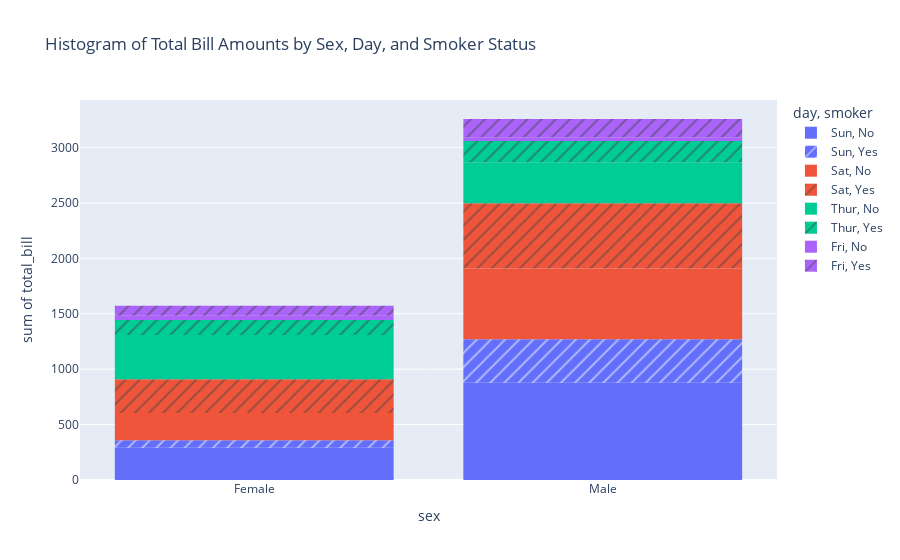

Write notebook code for a chart like this one.
### Code cell
import seaborn as sns
import plotly.express as px

tips_df = sns.load_dataset('tips')

histogram = px.histogram(tips_df, x='sex', y='total_bill', color='day', pattern_shape='smoker',
                         title='Histogram of Total Bill Amounts by Sex, Day, and Smoker Status')

histogram.show()

### Figure 1 — Plotly figure (JSON) as saved in the notebook; plotly's stock layout.template omitted (floating-point values rounded to 4 significant figures)
{"data": [{"alignmentgroup": "True", "bingroup": "x", "histfunc": "sum", "hovertemplate": "day=Sun<br>smoker=No<br>sex=%{x}<br>sum of total_bill=%{y}<extra></extra>", "legendgroup": "Sun, No", "marker": {"color": "#636efa", "pattern": {"shape": ""}}, "name": "Sun, No", "offsetgroup": "Sun, No", "orientation": "v", "showlegend": true, "type": "histogram", "x": ["Female", "Male", "Male", "Male", "Female", "Male", "Male", "Male", "Male", "Male", "Male", "Female", "Male", "Male", "Female", "Male", "Female", "Male", "Female", "Male", "Male", "Male", "Male", "Male", "Male", "Male", "Male", "Male", "Male", "Female", "Female", "Male", "Male", "Male", "Male", "Male", "Female", "Female", "Male", "Male", "Male", "Male", "Male", "Male", "Female", "Male", "Female", "Female", "Male", "Male", "Male", "Female", "Male", "Male", "Male", "Male", "Male"], "xaxis": "x", "y": [16.99, 10.34, 21.01, 23.68, 24.59, 25.29, 8.77, 26.88, 15.04, 14.78, 10.27, 35.26, 15.42, 18.43, 14.83, 21.58, 10.33, 16.29, 16.97, 17.46, 13.94, 9.68, 30.4, 18.29, 22.23, 32.4, 28.55, 18.04, 12.54, 10.29, 34.81, 9.94, 25.56, 19.49, 38.07, 23.95, 25.71, 17.31, 29.93, 14.07, 13.13, 17.26, 24.55, 19.77, 29.85, 48.17, 25, 13.39, 16.49, 21.5, 12.66, 16.21, 13.81, 24.52, 20.76, 31.71, 20.69], "yaxis": "y"}, {"alignmentgroup": "True", "bingroup": "x", "histfunc": "sum", "hovertemplate": "day=Sun<br>smoker=Yes<br>sex=%{x}<br>sum of total_bill=%{y}<extra></extra>", "legendgroup": "Sun, Yes", "marker": {"color": "#636efa", "pattern": {"shape": "/"}}, "name": "Sun, Yes", "offsetgroup": "Sun, Yes", "orientation": "v", "showlegend": true, "type": "histogram", "x": ["Female", "Male", "Male", "Male", "Male", "Male", "Male", "Female", "Male", "Male", "Male", "Male", "Male", "Male", "Female", "Male", "Female", "Male", "Male"], "xaxis": "x", "y": [17.51, 7.25, 31.85, 16.82, 32.9, 17.89, 14.48, 9.6, 34.63, 34.65, 23.33, 45.35, 23.17, 40.55, 20.9, 30.46, 18.15, 23.1, 15.69], "yaxis": "y"}, {"alignmentgroup": "True", "bingroup": "x", "histfunc": "sum", "hovertemplate": "day=Sat<br>smoker=No<br>sex=%{x}<br>sum of total_bill=%{y}<extra></extra>", "legendgroup": "Sat, No", "marker": {"color": "#EF553B", "pattern": {"shape": ""}}, "name": "Sat, No", "offsetgroup": "Sat, No", "orientation": "v", "showlegend": true, "type": "histogram", "x": ["Male", "Male", "Female", "Female", "Male", "Male", "Male", "Male", "Male", "Male", "Female", "Male", "Male", "Female", "Female", "Male", "Male", "Male", "Female", "Male", "Male", "Male", "Female", "Male", "Male", "Male", "Female", "Male", "Male", "Female", "Female", "Male", "Female", "Male", "Male", "Female", "Male", "Male", "Male", "Male", "Male", "Male", "Female", "Male", "Male"], "xaxis": "x", "y": [20.65, 17.92, 20.29, 15.77, 39.42, 19.82, 17.81, 13.37, 12.69, 21.7, 19.65, 9.55, 18.35, 15.06, 20.69, 17.78, 24.06, 16.31, 16.93, 18.69, 31.27, 16.04, 26.41, 48.27, 17.59, 20.08, 16.45, 20.23, 12.02, 17.07, 14.73, 10.51, 20.92, 18.24, 14, 7.25, 48.33, 20.45, 13.28, 11.61, 10.77, 10.07, 35.83, 29.03, 17.82], "yaxis": "y"}, {"alignmentgroup": "True", "bingroup": "x", "histfunc": "sum", "hovertemplate": "day=Sat<br>smoker=Yes<br>sex=%{x}<br>sum of total_bill=%{y}<extra></extra>", "legendgroup": "Sat, Yes", "marker": {"color": "#EF553B", "pattern": {"shape": "/"}}, "name": "Sat, Yes", "offsetgroup": "Sat, Yes", "orientation": "v", "showlegend": true, "type": "histogram", "x": ["Male", "Male", "Male", "Male", "Male", "Male", "Female", "Male", "Female", "Female", "Male", "Female", "Female", "Male", "Male", "Male", "Female", "Female", "Female", "Male", "Male", "Male", "Male", "Male", "Female", "Male", "Male", "Female", "Female", "Female", "Male", "Male", "Male", "Female", "Female", "Male", "Male", "Male", "Male", "Male", "Female", "Male"], "xaxis": "x", "y": [38.01, 11.24, 20.29, 13.81, 11.02, 18.29, 3.07, 15.01, 26.86, 25.28, 17.92, 44.3, 22.42, 15.36, 20.49, 25.21, 14.31, 10.59, 10.63, 50.81, 15.81, 26.59, 38.73, 24.27, 12.76, 30.06, 25.89, 13.27, 28.17, 12.9, 28.15, 11.59, 7.74, 30.14, 22.12, 24.01, 15.69, 15.53, 12.6, 32.83, 27.18, 22.67], "yaxis": "y"}, {"alignmentgroup": "True", "bingroup": "x", "histfunc": "sum", "hovertemplate": "day=Thur<br>smoker=No<br>sex=%{x}<br>sum of total_bill=%{y}<extra></extra>", "legendgroup": "Thur, No", "marker": {"color": "#00cc96", "pattern": {"shape": ""}}, "name": "Thur, No", "offsetgroup": "Thur, No", "orientation": "v", "showlegend": true, "type": "histogram", "x": ["Male", "Male", "Male", "Male", "Female", "Male", "Female", "Male", "Male", "Male", "Male", "Female", "Female", "Female", "Male", "Female", "Male", "Male", "Female", "Female", "Male", "Female", "Female", "Male", "Male", "Female", "Female", "Female", "Female", "Female", "Female", "Female", "Female", "Female", "Male", "Male", "Female", "Female", "Female", "Female", "Female", "Male", "Male", "Male", "Female"], "xaxis": "x", "y": [27.2, 22.76, 17.29, 16.66, 10.07, 15.98, 34.83, 13.03, 18.28, 24.71, 21.16, 10.65, 12.43, 24.08, 11.69, 13.42, 14.26, 15.95, 12.48, 29.8, 8.52, 14.52, 11.38, 22.82, 19.08, 20.27, 11.17, 12.26, 18.26, 8.51, 10.33, 14.15, 13.16, 17.47, 34.3, 41.19, 27.05, 16.43, 8.35, 18.64, 11.87, 9.78, 7.51, 7.56, 18.78], "yaxis": "y"}, {"alignmentgroup": "True", "bingroup": "x", "histfunc": "sum", "hovertemplate": "day=Thur<br>smoker=Yes<br>sex=%{x}<br>sum of total_bill=%{y}<extra></extra>", "legendgroup": "Thur, Yes", "marker": {"color": "#00cc96", "pattern": {"shape": "/"}}, "name": "Thur, Yes", "offsetgroup": "Thur, Yes", "orientation": "v", "showlegend": true, "type": "histogram", "x": ["Male", "Male", "Male", "Female", "Male", "Male", "Male", "Male", "Female", "Female", "Male", "Male", "Female", "Female", "Female", "Male", "Female"], "xaxis": "x", "y": [19.44, 32.68, 16, 19.81, 28.44, 15.48, 16.58, 10.34, 43.11, 13, 13.51, 18.71, 12.74, 13, 16.4, 20.53, 16.47], "yaxis": "y"}, {"alignmentgroup": "True", "bingroup": "x", "histfunc": "sum", "hovertemplate": "day=Fri<br>smoker=No<br>sex=%{x}<br>sum of total_bill=%{y}<extra></extra>", "legendgroup": "Fri, No", "marker": {"color": "#ab63fa", "pattern": {"shape": ""}}, "name": "Fri, No", "offsetgroup": "Fri, No", "orientation": "v", "showlegend": true, "type": "histogram", "x": ["Male", "Female", "Male", "Female"], "xaxis": "x", "y": [22.49, 22.75, 12.46, 15.98], "yaxis": "y"}, {"alignmentgroup": "True", "bingroup": "x", "histfunc": "sum", "hovertemplate": "day=Fri<br>smoker=Yes<br>sex=%{x}<br>sum of total_bill=%{y}<extra></extra>", "legendgroup": "Fri, Yes", "marker": {"color": "#ab63fa", "pattern": {"shape": "/"}}, "name": "Fri, Yes", "offsetgroup": "Fri, Yes", "orientation": "v", "showlegend": true, "type": "histogram", "x": ["Male", "Female", "Female", "Male", "Male", "Male", "Male", "Female", "Female", "Male", "Female", "Male", "Male", "Female", "Female"], "xaxis": "x", "y": [28.97, 5.75, 16.32, 40.17, 27.28, 12.03, 21.01, 11.35, 15.38, 12.16, 13.42, 8.58, 13.42, 16.27, 10.09], "yaxis": "y"}], "layout": {"autosize": true, "barmode": "relative", "legend": {"title": {"text": "day, smoker"}, "tracegroupgap": 0}, "title": {"text": "Histogram of Total Bill Amounts by Sex, Day, and Smoker Status"}, "xaxis": {"anchor": "y", "autorange": true, "domain": [0, 1], "range": [-0.5, 1.5], "title": {"text": "sex"}, "type": "category"}, "yaxis": {"anchor": "x", "autorange": true, "domain": [0, 1], "range": [0, 3428.0], "title": {"text": "sum of total_bill"}, "type": "linear"}}}
